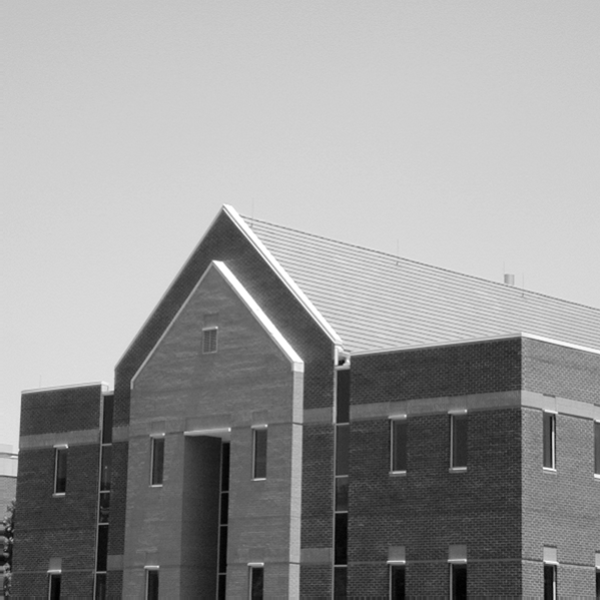
#> input picture reference/Better/SUSTech_EE326_2022S-main/SUSTech_EE326_Lab/lab5/Q5_1.tif, 600 x 600 px
$ python gaussian_frequency_11911521.py
#> lines starting #> are read from the running program, lines starting #| are printed output that depends on the picture
#!/usr/bin/env python
# -*- coding:utf-8 -*-
# @FileName  :gaussian_frequency_11911521.py
# @Time      :2022-04-02 1:23
# @Author    :钟新宇
import numpy as np
import cv2
from matplotlib import pyplot as plt


def range_normalize(input_array):
    output_array = np.array(input_array, dtype=int)
    # output_array = np.array(255 * np.divide(input_array, max(input_array.flat)), dtype=int)
    for i in range(output_array.shape[0]):
        for j in range(output_array.shape[1]):
            if output_array[i, j] < 0:
                output_array[i, j] = 0
            elif output_array[i, j] > 255:
                output_array[i, j] = 255
    return output_array


def gaussian_mask(a, b, sigma):
    x, y = np.meshgrid(np.linspace(0, a - 1, a), np.linspace(0, b - 1, b))
    x = x - a / 2
    y = y - b / 2
    mask = np.exp(-((x ** 2 + y ** 2) / (2.0 * sigma ** 2)))
    return mask


def gaussian_frequency(input_image, sigma):
    row, col = input_image.shape

    img_fft = np.fft.fft2(input_image)
    img_fft_shift = np.fft.fftshift(img_fft)

    kernel_lpf_fft = gaussian_mask(row, col, sigma)
    kernel_hpf_fft = np.ones((row, col)) - kernel_lpf_fft

    img_lpf_filtered = np.multiply(img_fft_shift, kernel_lpf_fft)
    img_lpf_filtered = np.fft.fftshift(img_lpf_filtered)
    img_lpf_filtered = np.fft.ifft2(img_lpf_filtered)
    img_lpf_filtered = np.real(img_lpf_filtered)
    img_lpf_filtered = range_normalize(img_lpf_filtered)

    img_hpf_filtered = np.multiply(img_fft_shift, kernel_hpf_fft)
    img_hpf_filtered = np.fft.fftshift(img_hpf_filtered)
    img_hpf_filtered = np.fft.ifft2(img_hpf_filtered)
    img_hpf_filtered = np.real(img_hpf_filtered)
    img_hpf_filtered = range_normalize(img_hpf_filtered)

    img_fft_shift = range_normalize(img_fft_shift)
    return img_fft_shift, kernel_lpf_fft, kernel_hpf_fft, img_lpf_filtered, img_hpf_filtered


if __name__ == '__main__':
    try:
        img_init = cv2.imread("./Q5_1.tif", cv2.IMREAD_GRAYSCALE)
#> img_init is the input picture: shape (600, 600); min 0, max 255, mean 152.8
        img_init = np.array(img_init, dtype=int)

        sigma = [30, 60, 160]

        for i in sigma:
            [img_fft_shift, kernel_lpf_fft, kernel_hpf_fft, img_lpf_filtered, img_hpf_filtered] = gaussian_frequency(
                img_init, sigma=i)
            plt.figure()
            plt.title("img_fft_shift+sigma=%d" % i)
            plt.imshow(img_fft_shift, cmap='gray')
            plt.show()

            plt.figure()
            plt.title("kernel_lpf_fft+sigma=%d" % i)
            plt.imshow(kernel_lpf_fft, cmap='gray')
            plt.show()

            plt.figure()
            plt.title("img_lpf_filtered+sigma=%d" % i)
            plt.imshow(img_lpf_filtered, cmap='gray')
            plt.show()

            plt.figure()
            plt.title("kernel_hpf_fft+sigma=%d" % i)
            plt.imshow(kernel_hpf_fft, cmap='gray')
            plt.show()

            plt.figure()
            plt.title("img_hpf_filtered+sigma=%d" % i)
            plt.imshow(img_hpf_filtered, cmap='gray')
            plt.show()
#> this loop made 3 passes
#> pass 1, in gaussian_frequency, `img_lpf_filtered = np.real(img_lpf_filtered)`:
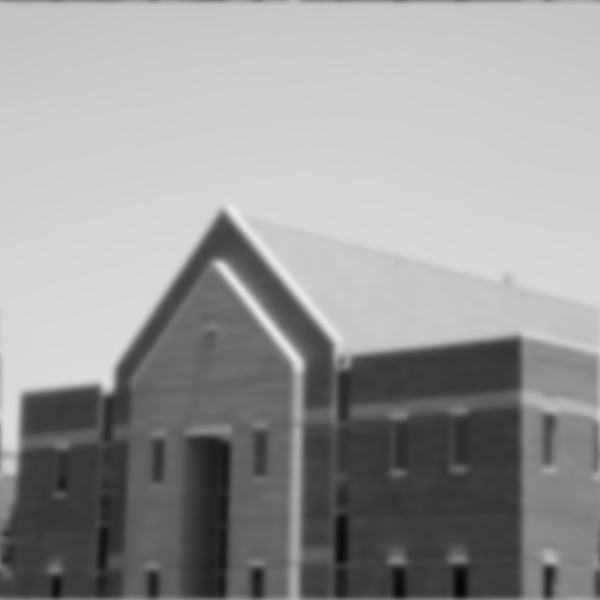
#> img_lpf_filtered: shape (600, 600) float64; min 6.21, max 234.1, mean 152.8
#> pass 1, in gaussian_frequency, `img_hpf_filtered = np.real(img_hpf_filtered)`:
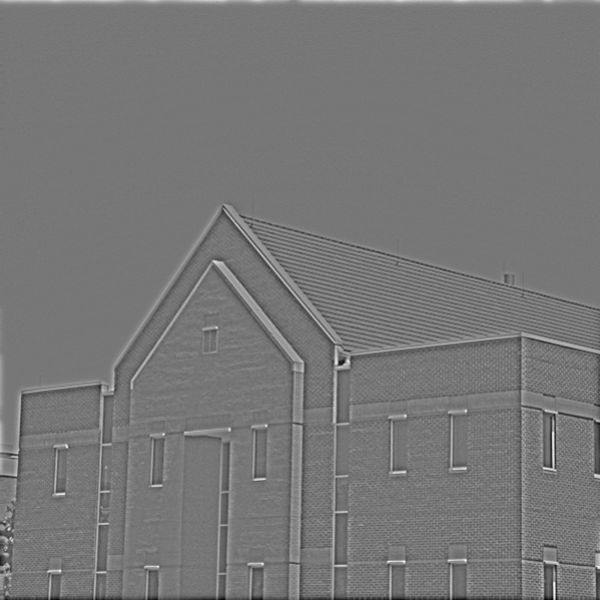
#> img_hpf_filtered: shape (600, 600) float64; min -108.9, max 123.9, mean 0; drawn with min black and max white
#> pass 1, `plt.show()`:
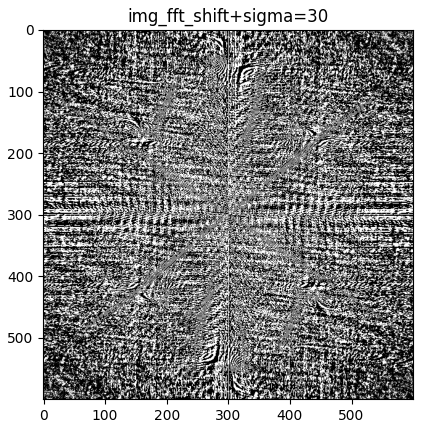
#> figure drawn by matplotlib, 1 panel
#> pass 1, `plt.show()`:
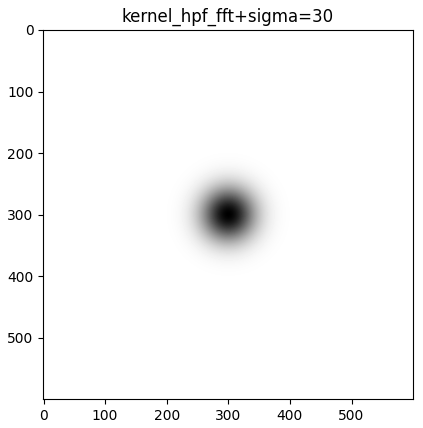
#> figure drawn by matplotlib, 1 panel
#> pass 1, `plt.show()`:
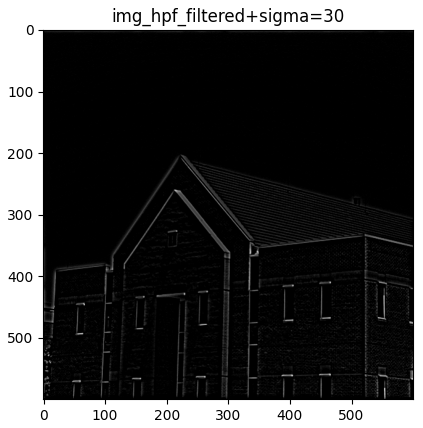
#> figure drawn by matplotlib, 1 panel
#> pass 2, `plt.show()`:
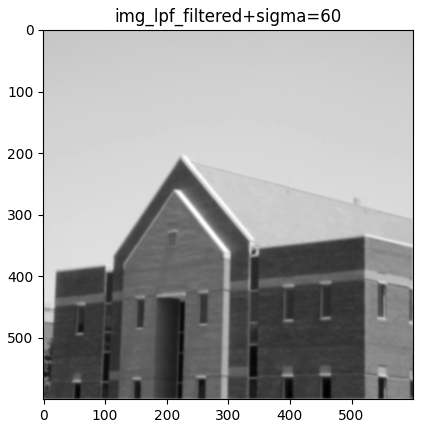
#> figure drawn by matplotlib, 1 panel
#> pass 2, `plt.show()`:
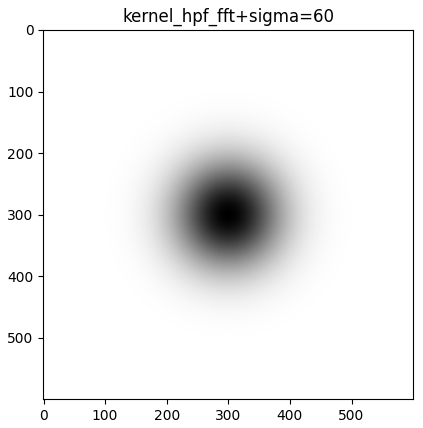
#> figure drawn by matplotlib, 1 panel
    except KeyboardInterrupt:
        pass

$ run again, with reference/Better/SUSTech_EE326_2022S-main/SUSTech_EE326_Lab/lab5/Q5_2.tif copied over reference/Better/SUSTech_EE326_2022S-main/SUSTech_EE326_Lab/lab5/Q5_1.tif
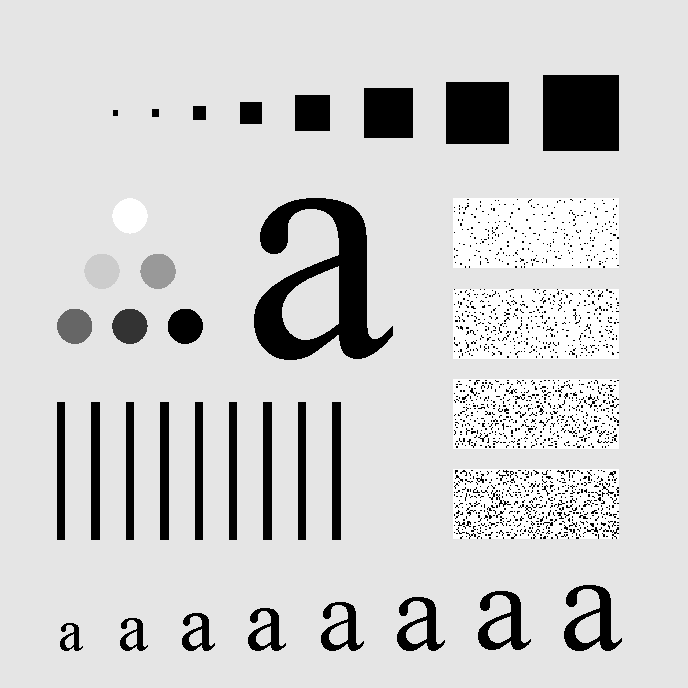
#> input picture reference/Better/SUSTech_EE326_2022S-main/SUSTech_EE326_Lab/lab5/Q5_2.tif, 688 x 688 px
#> img_init is the input picture: shape (688, 688); min 0, max 255, mean 207.3
#> `img_init = np.array(img_init, dtype=int)`:
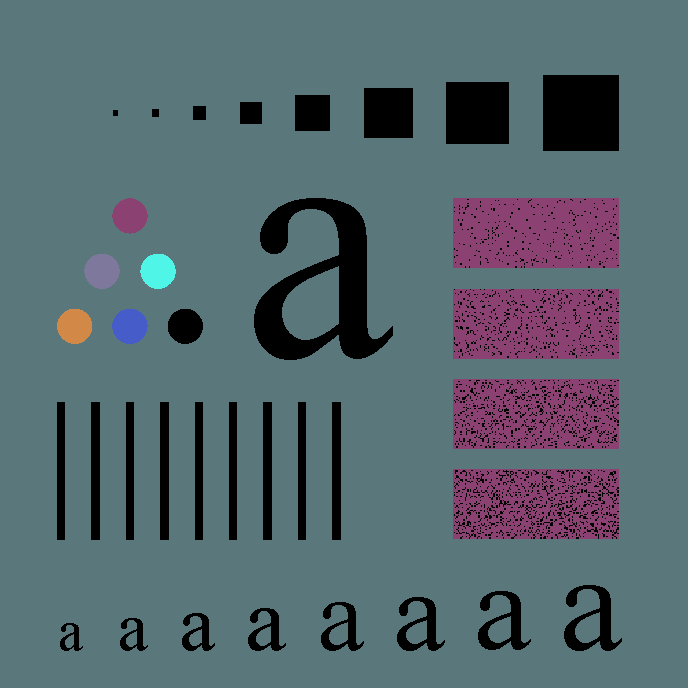
#> img_init: shape (688, 688) int64; 7 distinct labels, from 0 to 255; one colour per label, 0 black
#> the loop `for i in sigma:` made 3 passes
#> pass 2, `plt.show()`:
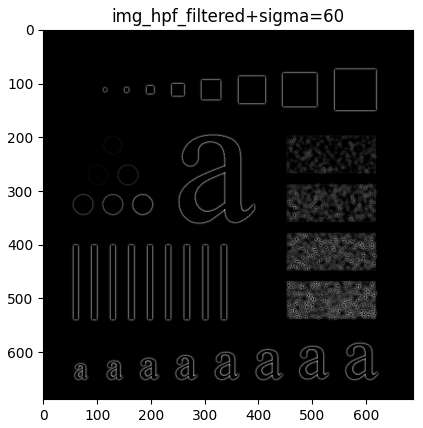
#> figure drawn by matplotlib, 1 panel
